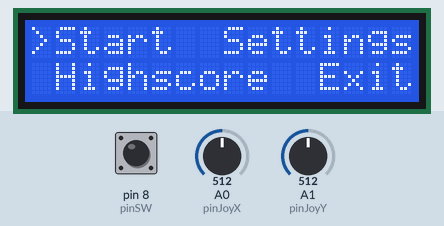
The sketch below on a simulated Arduino Uno, built with avr-gcc and run on an emulated ATmega328P. Shown: 16×2 character LCD. The inputs (shaded band) are chosen by the test bench; at power-on: A1 (pinJoyY) = 512, pin 8 (pinSW) HIGH, A0 (pinJoyX) = 512.

Above: at 1.2 s.
1.3 s: A1 (pinJoyY) set to 688
4.3 s: A1 (pinJoyY) set to 711
At 4.8 s:
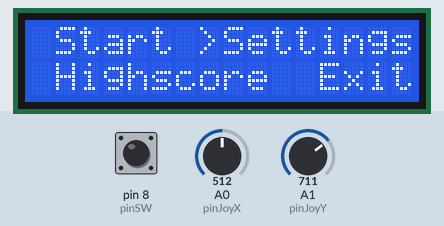
7.3 s: pin 8 (pinSW) pulled LOW for 0.15 s
At 7.8 s:
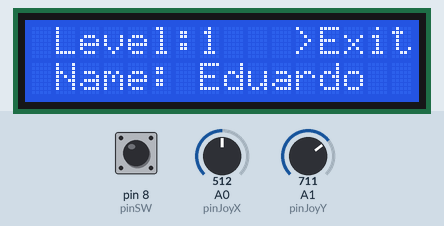
8.0 s: pin 8 (pinSW) pulled LOW for 1 s
At 8.29 s:
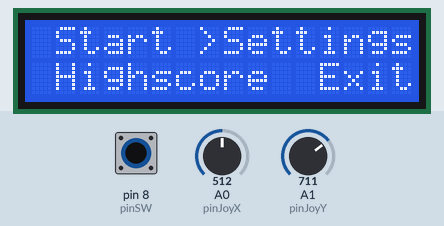
9.6 s: pin 8 (pinSW) pulled LOW for 3.2 s
At 10.3 s:
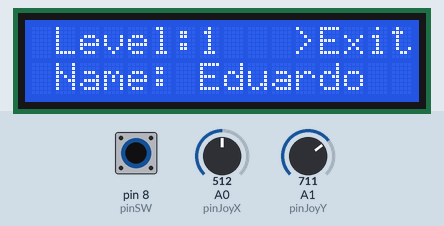
Timing chart, 0 to 12.6 s (numbered marks = the images above; inputs shaded):
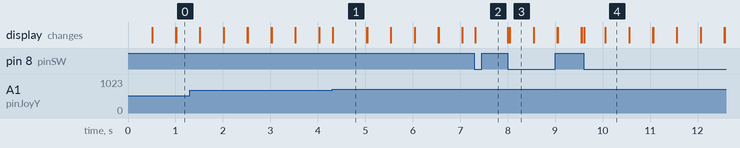

The sketch:

gameMainMenu.ino
```cpp
#include <LiquidCrystal.h>
#include <EEPROM.h>
const int RS = 12;
const int enable = 11;
const int d4 = 5;
const int d5 = 4;
const int d6 = 3;
const int d7 = 2;
const int pinSW = 8;
const int pinJoyX = A0;
const int pinJoyY = A1;
const int minThreshold = 300, maxThreshold = 700, clearDelay = 500;
const int printDelay = 500, gameOverDelay = 10000, increaseScoreDelay = 5000, noOfOptions = 4;
unsigned long clearTime, gameOverTimer, settingsTimer, highscoreTimer, increaseScoreTimer;
int highscoreAddr = 0;
int menuIndex, valueX, valueY, startingLevelValue = 1, highscore = 0;
byte buttonValue, lastButtonValue, joyNotMoved, inSubmenu, buttonPressed, inGameOver, levelChanged;
String menuOptions[noOfOptions] = {String("Start"), String("Settings"), String("Highscore"), String("Exit")};
int signPosition[noOfOptions] = {0, 7, 16, 27};

LiquidCrystal lcd(RS, enable, d4, d5, d6, d7);

void setup() {
  pinMode(pinSW, INPUT_PULLUP);
  lcd.begin(16, 2);
  Serial.begin(9600);
}

void loop() {
  buttonValue = !digitalRead(pinSW);
  valueX = analogRead(pinJoyX);
  valueY = analogRead(pinJoyY);

  if(inSubmenu == false)
    showMainMenu();

  if(checkButtonPress() && inSubmenu == false) {
    lcd.clear();
    buttonPressed = !buttonPressed;
    gameOverTimer = millis();
    settingsTimer = millis();
    highscoreTimer = millis();
    increaseScoreTimer = millis();
  }

  if(buttonPressed == false)
    navigateMainMenu();

  if(buttonPressed == true)
    showSelectedMenu(menuIndex);

  clearScreen();
  lastButtonValue = buttonValue;
}

void showMainMenu() {
  lcd.setCursor(1, 0);
  lcd.print(menuOptions[0]);
  lcd.setCursor(8, 0);
  lcd.print(menuOptions[1]);
  lcd.setCursor(1, 1);
  lcd.print(menuOptions[2]);
  lcd.setCursor(12, 1);
  lcd.print(menuOptions[3]);
}

void navigateMainMenu() {
  if(signPosition[menuIndex] < 16 && buttonPressed == false) {
    lcd.setCursor(signPosition[menuIndex], 0);
    lcd.print(">");
  }
  else if(signPosition[menuIndex] >= 16 && buttonPressed == false){
    lcd.setCursor(signPosition[menuIndex] % 16, 1);
    lcd.print(">");
  }

  joystickMovedUpMenu();
  joystickMovedDownMenu();

}

void showSelectedMenu(int index) {
  inSubmenu = true;
  if(index == 0)
    showStart();
  else if(index == 1)
    showSettings();
  else if(index == 2)
    showHighscore();
  else
    showExit();
}

void showStart() {
  if(inGameOver == false) {
    lcd.setCursor(1, 0);
    lcd.print("Lives:3");
    lcd.setCursor(9, 0);
    lcd.print(String("Level:" + String(startingLevelValue)));
    lcd.setCursor(1, 1);
    lcd.print(String("Score:" + String(startingLevelValue * 3)));
  }

  if(millis() - gameOverTimer > gameOverDelay) {
    int score;
    EEPROM.get(highscoreAddr, score);
    Serial.println(score);
    if(score < startingLevelValue * 3) {
      EEPROM.put(highscoreAddr, startingLevelValue * 3);
    }
    showGameOver();
  }

  if(millis() - increaseScoreTimer > increaseScoreDelay) {
    startingLevelValue++;
    increaseScoreTimer = millis();
  }
}

void showGameOver() {
  inGameOver = true;
  lcd.setCursor(0, 0);
  lcd.print("Game Over!");
  lcd.setCursor(0, 1);
  lcd.print("Press button!");

  if(checkButtonPress()) {
    inGameOver = false;
    inSubmenu = false;
    buttonPressed = false;
  }
}

void showSettings() {
  lcd.setCursor(1, 0);
  lcd.print("Level:" + String(startingLevelValue));
  lcd.setCursor(1, 1);
  lcd.print("Name: Eduardo");
  lcd.setCursor(11, 0);
  lcd.print(">Exit");
  joystickMovedUpSettings();
  joystickMovedDownSettings();

  if(checkButtonPress() && millis() - settingsTimer > 50) {
    lcd.clear();
    levelChanged = false;
    inSubmenu = false;
    buttonPressed = false;
  }
}

void showHighscore() {
  lcd.setCursor(0, 0);
  lcd.print("Highscore");
  lcd.setCursor(0, 1);
  int score;
  EEPROM.get(highscoreAddr, score);
  lcd.print("Eduardo: " + String(score));
  lcd.setCursor(11, 0);
  lcd.print(">Exit");

  if(checkButtonPress() && millis() - highscoreTimer > 50) {
    lcd.clear();
    inSubmenu = false;
    buttonPressed = false;
  }
}

void showExit() {
  lcd.setCursor(0, 0);
  lcd.print("Thank you for");
  lcd.setCursor(0, 1);
  lcd.print("playing! :)");
}

void joystickMovedUpSettings() {
  if(valueY > maxThreshold && joyNotMoved) {
    joyNotMoved = false;
    lcd.clear();
    startingLevelValue++;
  }
  else if(valueY < maxThreshold && valueY > minThreshold)
    joyNotMoved = true;
}

void joystickMovedDownSettings() {
  if(valueY < minThreshold && joyNotMoved) {
    joyNotMoved = false;
    lcd.clear();
    if(startingLevelValue - 1 < 1) startingLevelValue = 1;
    else startingLevelValue --;
  }
  else if(valueY < maxThreshold && valueY > minThreshold)
    joyNotMoved = true;
}

void joystickMovedUpMenu() {
  if(valueY > maxThreshold && joyNotMoved) {
    joyNotMoved = false;
    lcd.clear();
    if(menuIndex + 1 == 4) menuIndex = 0;
    else menuIndex++;
  }
  else if(valueY < maxThreshold && valueY > minThreshold)
    joyNotMoved = true;
}

void joystickMovedDownMenu() {
  if(valueY < minThreshold && joyNotMoved) {
    joyNotMoved = false;
    lcd.clear();
    if(menuIndex - 1 == -1) menuIndex = 3;
    else menuIndex--;
  }
  else if(valueY < maxThreshold && valueY > minThreshold)
    joyNotMoved = true;
}

void clearScreen() {
  if(millis() - clearTime > clearDelay) {
    clearTime = millis();
    lcd.clear();
  }
}

byte checkButtonPress() {
  if(buttonValue != lastButtonValue && buttonValue == 1)
    return 1;
  else
    return 0;
}
```

Measured:
- the behaviour switches between 700 and 701 on A1 (pinJoyY) (found by bisection; images 0 and 1)
- after the input at 4.3 s, the display: changes at once (image 1)
- after the input at 7.3 s, the display: changes at once (image 2)
- after the input at 8.0 s, the display: first differs from a run without the input after 0.05 s (image 3)
- after the input at 9.6 s, the display: changes at once (image 4)
- what the display in image 1 shows lasts 0.7 s, from 4.3 s to 5.0 s
- what the display in image 3 shows lasts 0.5 s, from 8.0 s to 8.5 s
